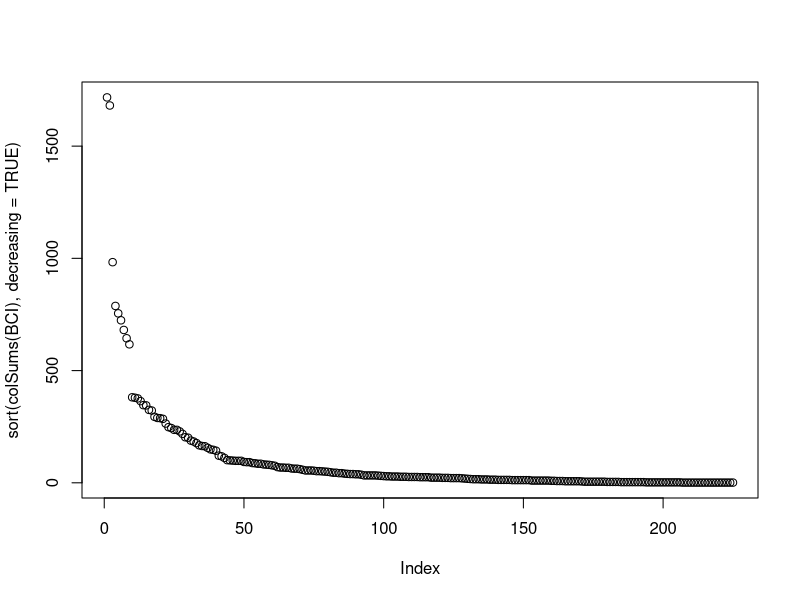
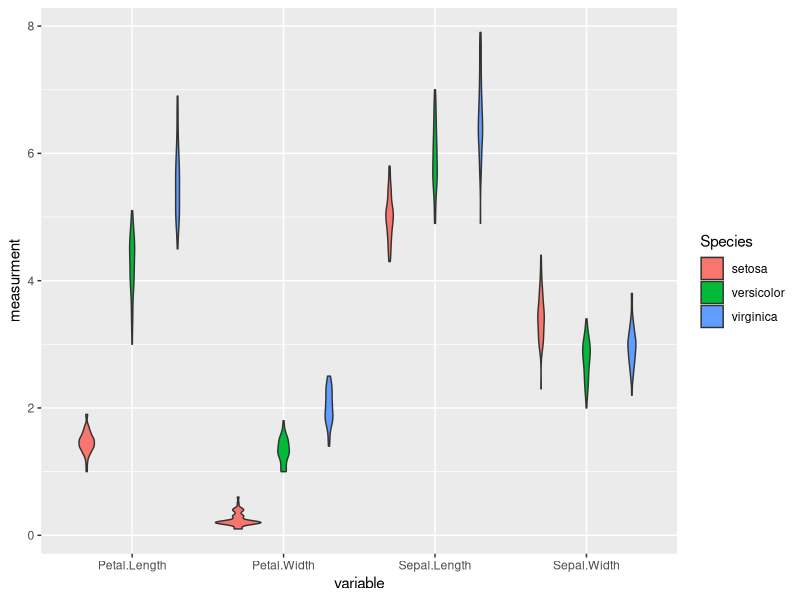

These charts were generated, in order, by the following R code:
library("tidyverse")

#pipes %>% cmd-shift-m ####
data(BCI, package = "vegan")

plot(sort(colSums(BCI), decreasing = TRUE))

BCI %>% colSums() %>% sort(decreasing = TRUE)

# one table functions ####
iris<-as_tibble(iris)
iris
#select
iris %>% select(Sepal.Length, Species)
iris %>% select(-Sepal.Length)
iris %>% select(Sepal.Width :Species) #tar alle kollonene fra første:siste

#rename
iris %>% rename(sepal.length= Sepal.Length) #rename(nytt navn = gammelt navn)

#filter
iris %>% filter(Sepal.Length>5, Petal.Length<2)

#grup_by
iris %>% group_by(Species) #beveger ingenting, men den bare vet at disse hører sammen

#mutat
iris %>% mutate(petal.area=Petal.Length*Petal.Width) #tilfører en ny kollone
iris %>% mutate(Species = toupper(Species)) #alt blir til store bokstaver

#
iris %>% group_by(Species) %>% summarise(mean_petal_length = mean(Petal.Length), sd_petal_length = sd(Petal.Length))

iris %>% group_by(Species) %>% mutate(mean_petal_length=mean(Petal.Length))

#arrenge => systematiser
iris %>% arrange(Petal.Length) #fra minste til størst
iris %>% arrange (desc(Petal.Length)) #fra størst til minst

iris %>% group_by(Species) %>% arrange(Petal.Length) %>% slice(1:3) #vis den minste 3delen av petal.length i gruppene art

iris %>% group_by(Species) %>% nest() #Lager en ny tabble til hver art

iris %>% 
  group_by(Species) %>% 
  nest() %>% 
  mutate(mod = map(data, ~ lm(Sepal.Length ~Sepal.Width, data = .))) %>% 
  mutate(coef=map(mod, broom::tidy)) %>% 
  unnest(coef)

# 
iris %>% 
  rownames_to_column() %>% 
  gather(key= variable, value= measurment, -Species, -rowname) %>% 
  group_by(Species, variable) %>% 
  summarise(mean=mean(measurment))

iris %>% 
  rownames_to_column() %>% 
  gather(key= variable, value= measurment, -Species, -rowname) %>% 
  ggplot(aes(x=variable, y= measurment, fill= Species))+geom_violin()

#two table function ####
#left_join, full_join, semi_join, anti_join

#n table function####
#bind_rows, bind_cols, crossing
